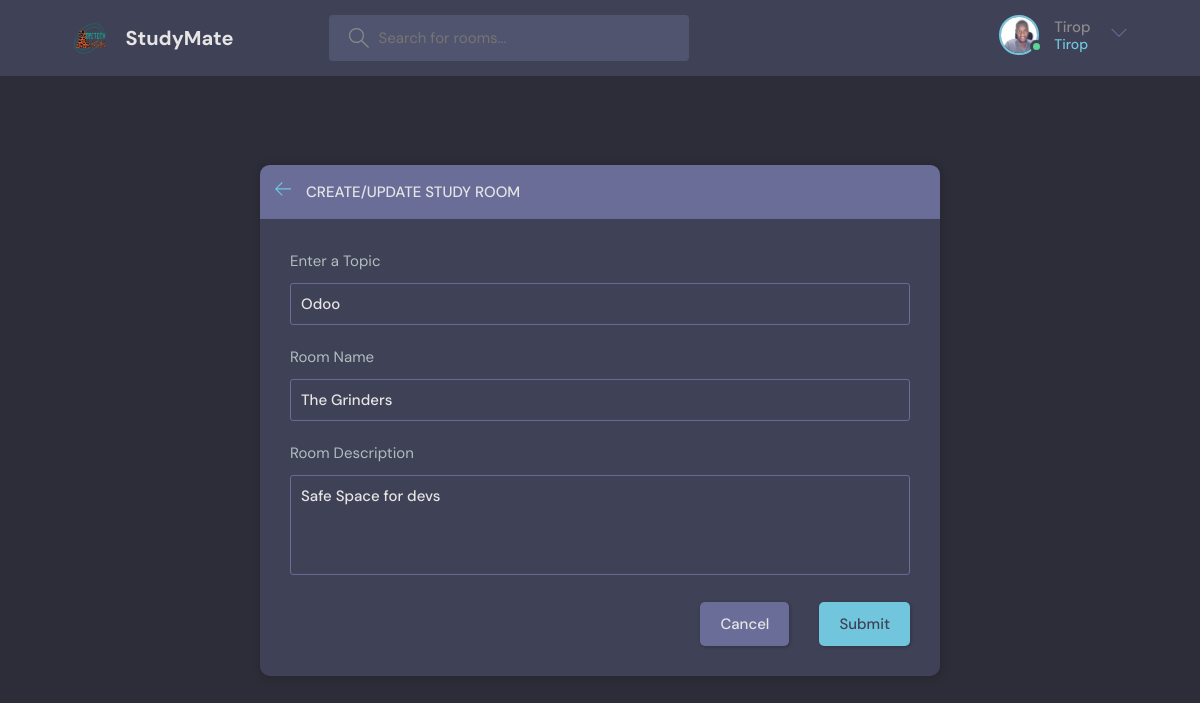
The app's page /update-room/1/ (signed in) with its own data.
### base/models.py (models this page shows, shortened)
class User(AbstractUser):
    name = models.CharField(max_length=100, null=True)
    email = models.EmailField(unique=True, null=True)
    bio = models.TextField(null=True)
    avatar = models.ImageField(null=True, default="avatar.svg")
    USERNAME_FIELD = 'email'
    REQUIRED_FIELDS = []

class Room(models.Model):
    host = models.ForeignKey(User, on_delete = models.SET_NULL, null=True)
    topic = models.ForeignKey(Topic, on_delete = models.SET_NULL, null=True)
    participants = models.ManyToManyField(User, related_name='participants', blank=True)
    name = models.CharField(max_length=250)
    description = models.TextField(null=True, blank=True) #blank not to submit empty form, null>db
    update = models.DateTimeField(auto_now=True)
    created = models.DateTimeField(auto_now_add=True)
    class Meta:
        ordering = ['-update','-created']

class Topic(models.Model):
    name = models.CharField(max_length=250)

### base/views.py (the view, shortened to what this page needs)
# urls.py: path('update-room/<str:pk>/', views.update_room, name='update-room'),
@login_required(login_url='study-login')
def update_room(request, pk):
    room = Room.objects.get(id=pk)
    topics = Topic.objects.all()
    form = RoomForm(instance=room)
    if request.user != room.host:
        return HttpResponse("This action is restricted")
    context = {'form': form, 'topics':topics, 'room':room}
    return render(request, 'base/room_form.html', context)

### base/forms.py
class RoomForm(ModelForm):
    class Meta:
        model = Room
        fields = '__all__'
        exclude = ['host','participants']

### base/templates/base/room_form.html (shortened to what this page needs)
{% extends 'main.html' %}
{% block content %}
  <main class="create-room layout">
    <div class="container">
      <div class="layout__box">
        <div class="layout__boxHeader">
          <div class="layout__boxTitle">
            <a href="{{request.META.HTTP_REFERER}}">
              <svg version="1.1" xmlns="http://www.w3.org/2000/svg" width="32" height="32" viewBox="0 0 32 32">
                <title>arrow-left</title>
                <path
                  d="M13.723 2.286l-13.723 13.714 13.719 13.714 1.616-1.611-10.96-10.96h27.625v-2.286h-27.625l10.965-10.965-1.616-1.607z">
                </path>
              </svg>
            </a>
            <h3>Create/Update Study Room</h3>
          </div>
        </div>
        <div class="layout__body">
          <form class="form" action="" method="POST">
            <div class="form__group">
              <label for="room_topic">Enter a Topic</label>
              <input required type="text" value="{{ room.topic.name }}" name="topic" list="topic-list"/>
            </div>
            <div class="form__group">
              <label for="room_name">Room Name</label>
              {{ form.name }}
            </div>
            <div class="form__group">
              <label for="room_description">Room Description</label>
              {{ form.description }}
            </div>
            <div class="form__action">
              <a class="btn btn--dark" href="{{request.META.HTTP_REFERER}}">Cancel</a>
              <button class="btn btn--main" type="submit">Submit</button>
            </div>
          </form>
        </div>
      </div>
    </div>
  </main>
  {% endblock content %}

### templates/navbar.html (shortened to what this page needs)
{% load static %}
<header class="header header--loggedIn">
    <div class="container">
      <a href="{% url 'study-home'%}" class="header__logo">
        <img src="{% static 'images/x.png' %}"/>
        <h1>StudyMate</h1>
      </a>
      <form method="GET" action="{% url 'study-home' %}" class="header__search">
        <label>
          <input type="text" name="q" placeholder="Search for rooms..." />
        </label>
      </form>
      <nav class="header__menu">
        {% if request.user.is_authenticated %}
        <div class="header__user">
          <a href="{% url 'user-profile' request.user.id %}">
            <div class="avatar avatar--medium active">
              <img src="{{request.user.avatar.url}}" />
            </div>
            <p>{{ request.user.username }} <span>{{ request.user.username }}</span></p>
          </a>
          <button class="dropdown-button">
            <svg version="1.1" xmlns="http://www.w3.org/2000/svg" width="32" height="32" viewBox="0 0 32 32">
              <title>chevron-down</title>
              <path d="M16 21l-13-13h-3l16 16 16-16h-3l-13 13z"></path>
            </svg>
          </button>
        </div>
        {% else %}
        <a href="{% url 'study-login' %}">
          <img src="{% static 'images/avatar.svg'%}"/>
          <p>Login</p>
        </a>
        {% endif %}
      </nav>
    </div>
  </header>

### records on screen
User: user.avatar (picture), user.username "Tirop"
Room: topic "Odoo", name "The Grinders", description "Safe Space for devs"
